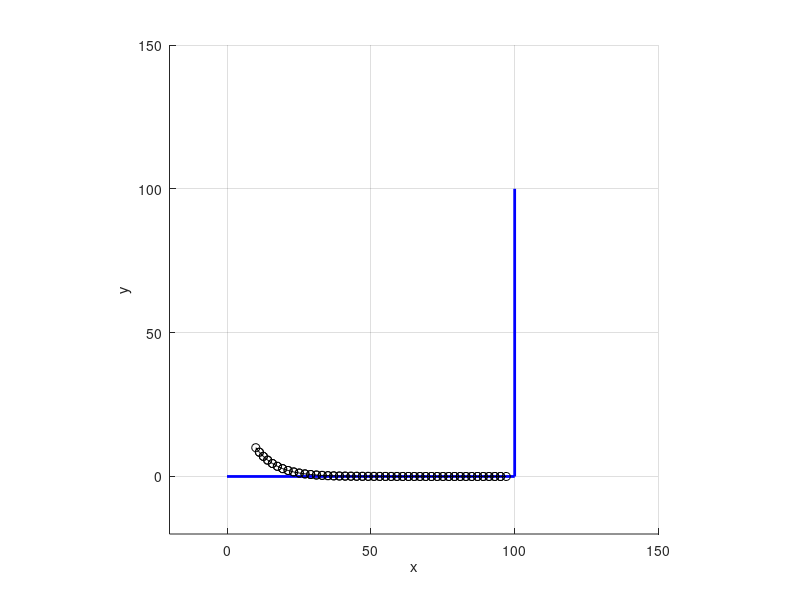

Reproduce this figure in MATLAB.
function Try

    x_start=10;
    y_start=10;
    
    psi=0;
   
    figure(1);hold on;axis equal;grid on;axis([-20 150 -20 150])
    plot([0 100],[0 0],'b','Linewidth',2);hold on
    plot([100 100],[0 100],'b','Linewidth',2);hold on
    xlabel('x');ylabel('y');
    flag=0;
  
    while(1) 
    %while(counter<=3) 
        
        if(flag==0)
            x1=0;
            y1=0;
            x2=100;
            y2=0;
            
        
        elseif(flag==1)
           x1=100;
           x2=100;
           y1=0;
           y2=100;
                      
        end
        
   
        

        
        
        R_u=sqrt((x1-x_start)^2+(y1-y_start)^2);
        theta=atan2((y2-y1),(x2-x1));
        theta_u=atan2((y_start-y1),(x_start-x1));
        beta=theta-theta_u;
        R=sqrt((R_u)^2-(R_u*sin(beta))^2);
        delta=8;
        x_new=(R+delta)*cos(theta)+x1;
        y_new=(R+delta)*sin(theta);
        angle=atan2((y_new- y_start),(x_new-x_start));
        %plot([x_start x_new],[y_start y_new],'bo');hold on
        value=angle-psi;
        disp(value)
        
           
        
        x_old_start=x_start;
        y_old_start=y_start;

        % Updation of x distance and y distance to be travlled by the robot 
        x_start=x_old_start+2*cos(value);
        y_start=y_old_start+2*sin(value);
        %psi=value;
        plot([x_old_start x_start],[y_old_start y_start],'ko-');hold on
        dis=sqrt((x2-x_start)^2+(y2-y_start)^2);
            if((dis<=3))
               flag=1;
            end
            if((flag==1)&&(dis<=3))
                break
            end
    end
    

end







% % calculation of desired heading angle
% function value,x_new,y_new = pathdesign(x1,x2,y1,y2,psi,x_start,y_start)
%     R_u=sqrt((x1-x_start)^2+(y1-y_start)^2);
%     theta=atan2((y2-y1),(x2-x1));
%     theta_u=atan2((y_start-y1),(x_start-x1));
%     beta=theta-theta_u;
%     R=sqrt((R_u)^2-(R_u*sin(beta))^2);
%     delta=8;
%    % K=0.1;
%     x_new=(R+delta)*cos(theta);
%     y_new=(R+delta)*sin(theta);
%     angle=atan2((y_new- y_start),(x_new-x_start));
%     %plot([x_start x_new],[y_start y_new],'bo');hold on
%     value=angle-psi;
% end